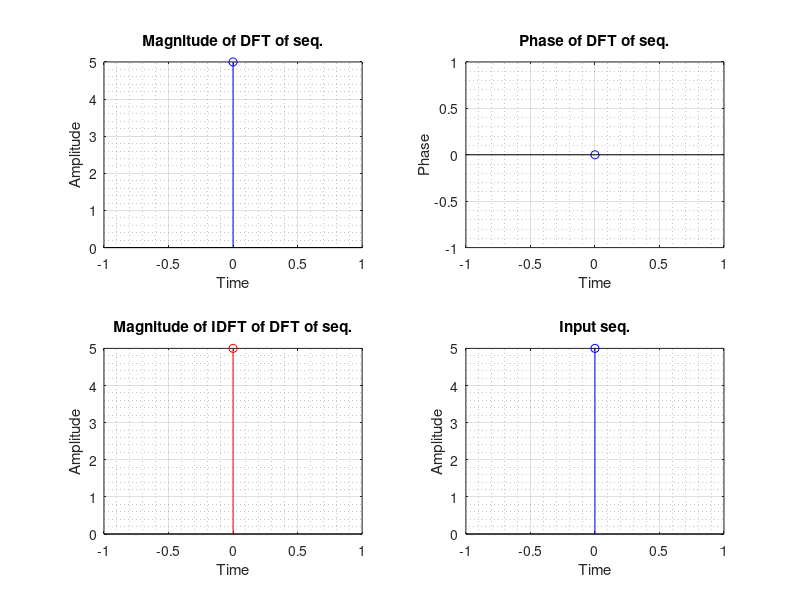

Reproduce this figure in MATLAB.
% Program to do DFT of input sequence and then IDFT
clc
clear

% DFT
seq = input('Enter the sequence : ');
N = length(seq);
dft = zeros(1,N);

for k=0:N-1
    for n=0:N-1
        dft(k+1) = dft(k+1) + seq(n+1)*exp(-j*2*pi*n*k/N);
    end
end

mag = real(dft);
phase = angle(dft);

t = 0:N-1;
figure('Name','DFT & IDFT','NumberTitle','off','Color','w')
subplot(2,2,1)
stem(t,mag,'b'), grid on, grid minor
title('Magnitude of DFT of seq.')
xlabel('Time')
ylabel('Amplitude')

subplot(2,2,2)
stem(t,phase,'b'), grid on, grid minor
title('Phase of DFT of seq.')
xlabel('Time')
ylabel('Phase')


% IDFT
seq2 = dft;
idft = zeros(1,N);

for n=0:N-1
    for k=0:N-1
        idft(n+1) = idft(n+1) + seq2(k+1)*exp(j*2*pi*n*k/N);
    end
    idft(n+1) = idft(n+1)/N;
end


mag_idft = real(idft);
subplot(2,2,3)
stem(t,mag_idft,'r'), grid on, grid minor
title('Magnitude of IDFT of DFT of seq.')
xlabel('Time')
ylabel('Amplitude')

subplot(2,2,4)
stem(t,seq,'b'), grid on, grid minor
title('Input seq.')
xlabel('Time')
ylabel('Amplitude')